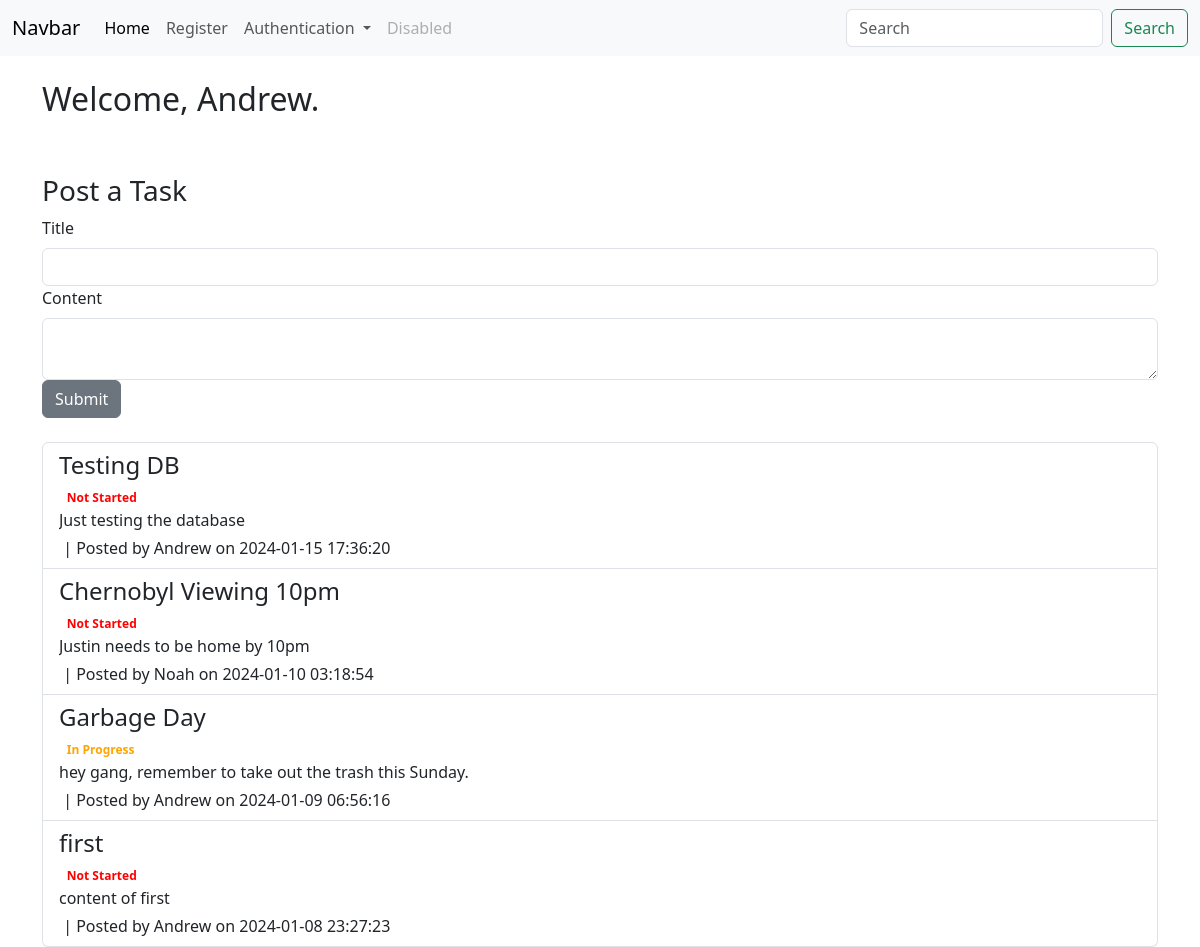
Page / (signed in) on the earlier database version.
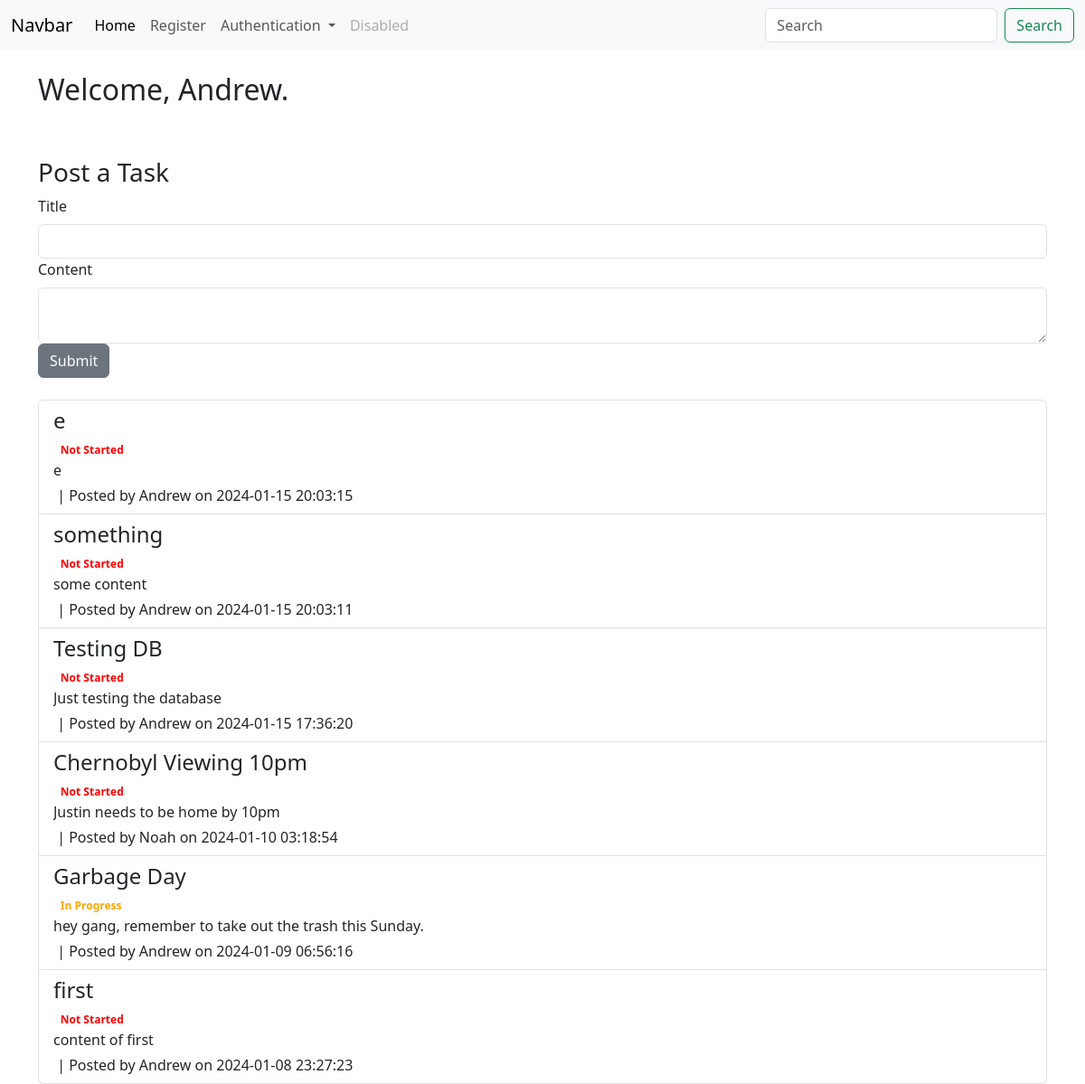
Same page on the later database version.
### app/models/models.py (models this page shows, shortened)
class GroupTasks(db.Model): # TODO reference other users, and each user can see their tasks
    id = db.Column(db.Integer, primary_key=True)
    poster_id = db.Column(db.Integer, db.ForeignKey('users.id'))
    title = db.Column(db.String(55))
    content = db.Column(db.Text)
    due_date = db.Column(db.DateTime, default=datetime.utcnow)
    date_posted = db.Column(db.DateTime, default=datetime.utcnow)
    status = db.Column(db.Integer, default = 0)
    tally = db.Column(db.Integer, default = 0)

class Users(db.Model, UserMixin):
    id = db.Column(db.Integer, primary_key=True)
    key = db.Column(db.String(20), nullable=False)
    username = db.Column(db.String(20), nullable=False, unique=True)
    name = db.Column(db.String(40), nullable=False)
    date_added = db.Column(db.DateTime, default=datetime.utcnow)
    password_hash = db.Column(db.String(128))
    @property
    def password(self):
        raise AttributeError('password is not a readable attribute!')

### app/dash/routes.py (the view)
@dash_bp.route("/", methods=['GET', 'POST'])
def index():
    task_form = GroupTaskForm()
    if task_form.validate_on_submit():
        return paul.post_new_task_and_redirect(task_form)
    tasks = paul.get_homepage_tasks()
    return render_template("index.html", tasks=tasks, task_form=task_form, get_poster_name=paul.get_poster_name )

### app/forms.py
class GroupTaskForm(FlaskForm):
    title = StringField("Title", validators=[DataRequired()])
    content = CKEditorField('Content', validators=[DataRequired()])
    submit = SubmitField("Submit")

class SearchForm(FlaskForm):
    searched = StringField("Searched", validators=[DataRequired()])
    submit = SubmitField("Submit")

### app/DataInterface/group.py (called while the page is built)
    def get_homepage_tasks(self):
        tasks = GroupTasks.query.order_by(GroupTasks.date_posted)
        get_tasks = []
        for i in tasks:
            get_tasks.append(i)
        return get_tasks[::-1]

    def get_poster_name(self, poster_id ):
        return Users.query.filter_by(id = poster_id).first().name

### run.py (called while the page is built)
@app.context_processor
def base():
    search_form = SearchForm()
    return dict(search_form=search_form)

### app/templates/index.html (shortened to what this page needs)
{% extends 'base.html' %}
{% block content %}
<div class="container mt-4">
    {% if current_user.is_authenticated %}
        <h2>Welcome, {{ current_user.name }}.</h2> <br><br>
        <h3>Post a Task</h3>
        <form method="POST" class="mb-4">
            <div class="form-group">
                {{ task_form.title.label(class="form-label") }}
                {{ task_form.title(class="form-control") }}
            </div>
            <div class="form-group">
                {{ task_form.content.label(class="form-label") }}
                {{ task_form.content(class="form-control") }}
            </div>
            {{ task_form.submit(class="btn btn-secondary") }}
        </form>
        <div class="list-group">
            {% for task in tasks %}
                <a href="{{ url_for('dash_bp.group_task', id=task.id)}}" class="list-group-item list-group-item-action">
                    <h4 class="mb-1">{{ task.title }}</h4>
                    {% if task.status == 0 %}
                    <span class="badge badge-warning" style="color: red;">Not Started</span>
                {% elif task.status == 1 %}
                    <span class="badge badge-info" style="color: orange;">In Progress</span>
                {% elif task.status == 2 %}
                    <span class="badge badge-success" style="color: green;">Completed</span>
                {% endif %}
                    <p class="mb-1" style="max-width: 500px; overflow: hidden; text-overflow: ellipsis; white-space: nowrap;">{{ task.content }}</p>
                        &nbsp;| Posted by {{ get_poster_name(task.poster_id) }} on {{ task.date_posted.strftime('%Y-%m-%d %H:%M:%S') }}</small>
                </a>
            {% endfor %}
        </div>
</div>
{% else %}
    Please <a href="{{ url_for('auth_bp.login') }}">Login</a> <br>
    or <a href="{{ url_for('auth_bp.new_user') }}">Register</a>
{% endif %}
{% endblock %}

Differences in the rows shown:
added GroupTasks: title "e", status "Not Started", content "e", {{ get_poster_name(task.poster_id) }} "Andrew", date_posted "2024-01-15 20:03:15"
added GroupTasks: title "something", status "Not Started", content "some content", {{ get_poster_name(task.poster_id) }} "Andrew", date_posted "2024-01-15 20:03:11"
